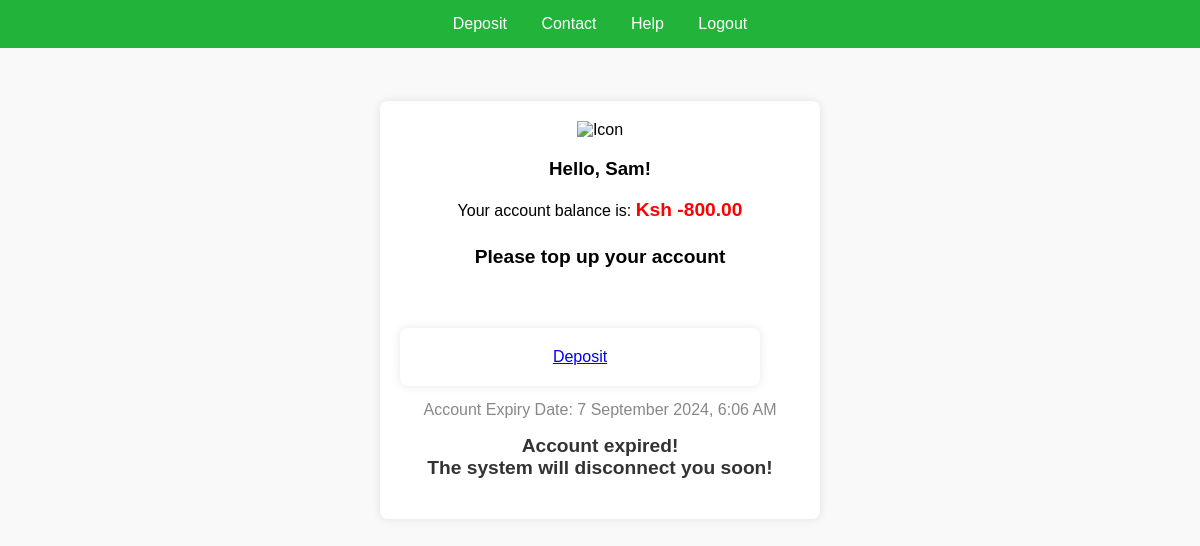
Screenshot of /balance/Sam/ with the database file from the repository.
### balance/models.py (models this page shows, shortened)
class UserBalance(models.Model):
    username = models.CharField(max_length=100)
    balance = models.DecimalField(max_digits=10, decimal_places=2, default=0.0)
    expiry_date = models.DateTimeField(null=True, blank=True)

### balance/views.py (the view)
# urls.py: path('balance/<str:username>/', show_balance, name='show_balance'),
def show_balance(request, username):
    user = UserBalance.objects.get(username=username)
    return render(request, 'balance/show_balance.html', {'user': user})

### balance/templates/balance/show_balance.html (shortened to what this page needs)
<!DOCTYPE html>
<html lang="en">
<head>
</head>
<body>
    <div class="navbar">
        <a href="{% url 'balance:deposit' %}" target="_blank">Deposit</a>
        <a href="{% url 'balance:Contact' %}" >Contact</a>
        <a href="#">Help</a>
        <a href="{% url 'balance:home' %}">Logout</a>
    </div>
    <div class="container">
        <img src="https://th.bing.com/th/id/R.022f90931b274a40ffa931bc4d0302fa?rik=hgjt9fsSI%2bGCtg&pid=ImgRaw" alt="Icon">
        <h3>Hello, {{ user.username }}!</h3>
        <p>Your account balance is: <span class="balance">Ksh {{ user.balance }}</span></p>
        {% if user.balance < 0 %}
            <div class="top-up-message">
                <h4 style="color: black;">Please top up your account</h4>
            </div>
            <div class="container">
                <a href="{% url 'balance:deposit' %}" target="_blank">Deposit</a>
            </div>
        {% endif %}
        {% if user.expiry_date %}
            <div class="expiry-info">
                <p>Account Expiry Date: {{  user.expiry_date|date:"j F Y, g:i A" }}</p>
                <p id="countdown" class="expired">Remaining time: </p>
            </div>
        {% endif %}
    </div>
</body>
</html>

### rows the page displays
UserBalance: username "Sam", balance "-800.00", expiry_date "7 September 2024, 6:06 AM"
